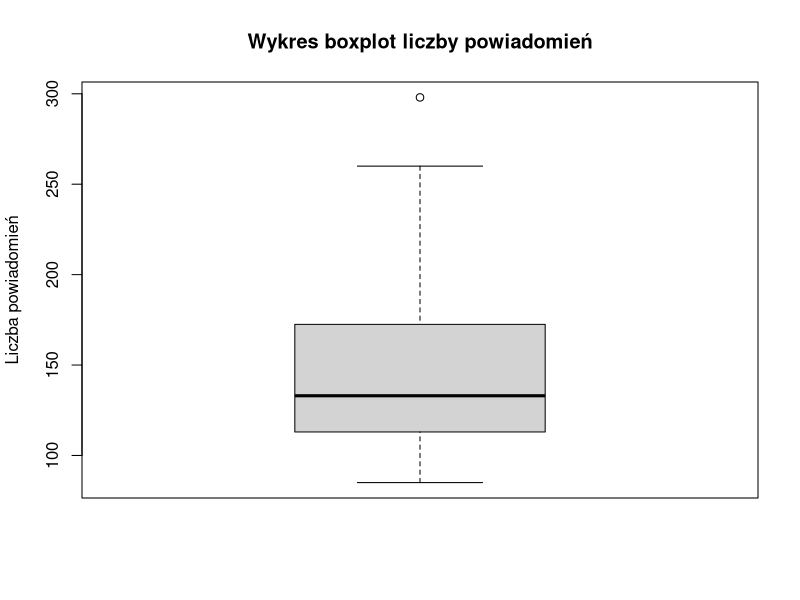
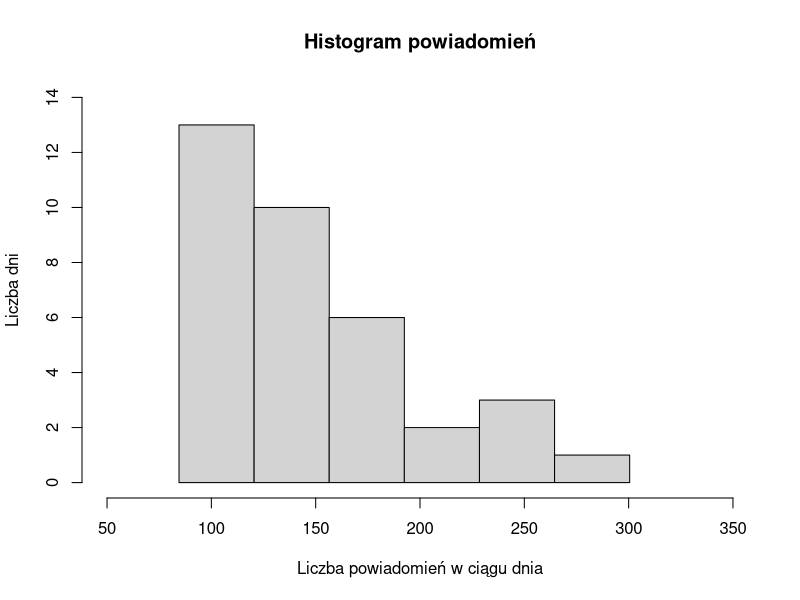

These figures' R source, in order:
powiadomienia = read.table("data_set.txt", header = TRUE)$Powiadomienia

#ZADANIE 1 - Miary tendencji centralnej:
#Średnia arytmetyczna
mean(powiadomienia)

#Dominanta
values <- unique(powiadomienia)
values[which.max(tabulate(match(powiadomienia, values)))]

#Mediana
median(powiadomienia)

#Kwartyl pierwszy
quantile(powiadomienia, probs = 0.25)

#Kwartyl trzeci
quantile(powiadomienia, probs = 0.75)

#ZADANIE 2 - MIARY ZRÓŻNICOWANIA
#Rozstęp
max(powiadomienia) - min(powiadomienia)

#Wariancja
var(powiadomienia)

#Odchylenie standardowe
sd(powiadomienia)

#Odchylenie ćwiartkowe
IQR(powiadomienia)/2

#Rozstęp międzykwartylowy
IQR(powiadomienia)

#ZADANIE 3 - współczynnik zmienności
wspolczynnik_zmiennosci <- sd(powiadomienia) / mean(powiadomienia)
wspolczynnik_zmiennosci

#ZADANIE 4 - wykres boxplot
boxplot(powiadomienia, 
        main = "Wykres boxplot liczby powiadomień", 
        ylab = "Liczba powiadomień")


#ZADANIE 5 - szereg rozdzielczy
#Liczba przypadków
n <- length(powiadomienia)

#Liczba klas
k <- round(sqrt(n), digits = 0)

#Szerokość przedziału klasowego
szer_klasy <- ceiling((max(powiadomienia) - min(powiadomienia)) / k)

min_vals <- seq(min(powiadomienia)-0.5, by = szer_klasy, length.out = k)
max_vals <- seq(min(powiadomienia)-0.5 + szer_klasy, by = szer_klasy, length.out = k)
srodek_klasy <- c()
licznosc_klasy <- c()
licznosc_skumulowana <- c()

i <- 1
while (i <= k) {
  srodek_klasy <- append(srodek_klasy, ((min_vals[i] + max_vals[i]) / 2))
  licznosc_klasy <- append(licznosc_klasy, sum(powiadomienia > min_vals[i] & powiadomienia < max_vals[i]))
  if(i == 1){
    licznosc_skumulowana <- append(licznosc_skumulowana, licznosc_klasy[i])
  } else {
    licznosc_skumulowana <- append(licznosc_skumulowana, licznosc_skumulowana[i-1]+licznosc_klasy[i])
  }
  i <- i + 1
}

szereg_rozdzielczy <- data.frame(NumerKlasy = c(1, 2, 3, 4, 5, 6))
szereg_rozdzielczy$PoczatekKlasy <- min_vals
szereg_rozdzielczy$KoniecKlasy <- max_vals
szereg_rozdzielczy$SrodekKlasy <- srodek_klasy
szereg_rozdzielczy$Licznosc <- licznosc_klasy
szereg_rozdzielczy$LiczSkumul <- licznosc_skumulowana
szereg_rozdzielczy

#ZADANIE 6 - Histogram
hist(powiadomienia, seq(min(powiadomienia)-0.5, by = szer_klasy, length.out = k+1),
     xlim = c(50, 350), 
     ylim = c(0, 14), 
     main = "Histogram powiadomień", 
     xlab = "Liczba powiadomień w ciągu dnia",
     ylab = "Liczba dni")

#ZADANIE 7 - miary rozstępu i zróżnicowania dla szeregu rozdzielczego
szereg_wartosci <- c()

i <- 1
while(i <= k){
  szereg_wartosci <- append(szereg_wartosci, 
                            rep(szereg_rozdzielczy$SrodekKlasy[i], szereg_rozdzielczy$Licznosc[i]))
  i <- i + 1
}

#Średnia arytmetyczna
mean(szereg_wartosci)

#Mediana
#Klasa w której znajduje sie mediana
klasa <- 2
mediana <- szereg_rozdzielczy$PoczatekKlasy[klasa] + 
  ((szer_klasy * (n/2 - szereg_rozdzielczy$LiczSkumul[klasa-1])) / szereg_rozdzielczy$Licznosc[klasa])
mediana

#Dominanta
#Klasa z największą licznością to klasa 1, a więc wyznaczenie dominanty algebraicznie nie jest możliwe
#klasa <- 1
#dominanta <- szereg_rozdzielczy$PoczatekKlasy[klasa] +
#  ((szereg_rozdzielczy$Licznosc[klasa] - szereg_rozdzielczy$Licznosc[klasa-1]) / 
#  ((szereg_rozdzielczy$Licznosc[klasa] - szereg_rozdzielczy$Licznosc[klasa-1]) + 
#     (szereg_rozdzielczy$Licznosc[klasa] + szereg_rozdzielczy$Licznosc[klasa+1])))
#dominanta

#Kwartyl pierwszy
#Klasa zawierająca kwartyl pierwszy
klasa <- 1
q1 <- szereg_rozdzielczy$PoczatekKlasy[klasa] + 
  ((szer_klasy*((n/4)-0))/szereg_rozdzielczy$Licznosc[klasa])
q1

#Kwartyl trzeci
#Klasa zawierająca kwartyl trzeci
klasa <- 3
q3 <- szereg_rozdzielczy$PoczatekKlasy[klasa] + 
  ((szer_klasy*((3*n/4)-szereg_rozdzielczy$LiczSkumul[klasa-1]))/szereg_rozdzielczy$Licznosc[klasa])
q3

#Wariancja
var(szereg_wartosci)

#Rozstęp
max(powiadomienia) - min(powiadomienia)

#Odchylenie standardowe
sd(szereg_wartosci)

#Rozstęp międzykwartylowy
q3 - q1

#Odchylenie ćwiartkowe
(q3-q1)/2

#INTERPRETACJA
#
# Średnia liczba powiadomień dziennie wyniosła 149.4 powiadomienia
# 
# Najczęściej pojawiającą się liczbą powiadomień jest 133
# Mediana jest równa 133, a więc 50% dni miało mniej powiadomień, a 50% więcej.
# Kwartyl pierwszy wynosi 113, czyli 25% najniższych obserwacji jest mniejsza niż 113
# Kwartyl trzeci wynosi 172.5, czyli 25% największych obserwacji jest większa niż 172.5
# Rozstęp danych to 213 - różnica między najniższą liczbą powiadomień, a najwyższą
# Rozstęp międzykwartylowy wynosi 59.5, czyli 50% najbardziej centralnych mieści się w zakresie 59.5
# Współczynnik zmienności wynosi ok. 35% czyli zmienność jest na przeciętnym poziomie
# 
# Szereg rozdzielczy wskazuje na silnie asymetryczny rozkład danych


